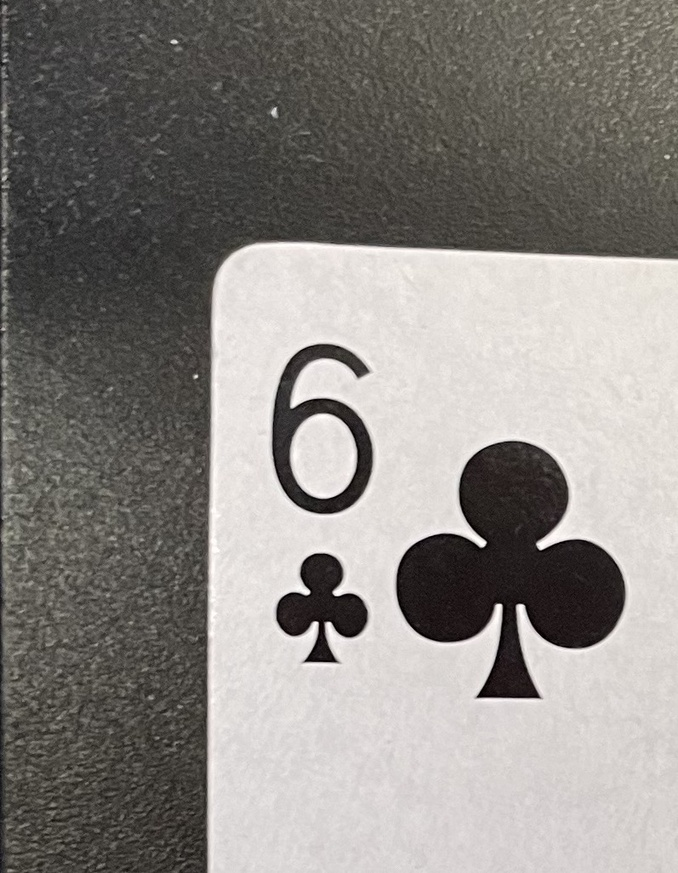
#> input picture Computer Vision/OLDSTUFF/example_cards/card2.jpg, 678 x 873 px, shrunk from 797 x 1026 before the run, found by its file name
$ python number_detector.py
#> lines starting #> are read from the running program, lines starting #| are printed output that depends on the picture; after the words box and inside, x2 and y2 are one past the last pixel; in counts of white or black regions, pixels touching at a corner belong together
import cv2
import numpy as np
import time
import os
import matplotlib.pyplot as plt

BKG_THRESH = 10
CARD_THRESH = 30


class QueryCard:
    def __init__(self):
        # [4 lines of commented-out code are left out]
        self.warp = []  # 200x300, flattened, grayed, blurred image
        self.rank_img = []  # Thresholded, sized image of card's rank
        #self.suit_img = []  # Thresholded, sized image of card's suit
        self.best_rank_match = "Unknown"  # Best matched rank
        #self.best_suit_match = "Unknown"  # Best matched suit
        self.rank_diff = 0  # Difference between rank image and best matched train rank image
        #self.suit_diff = 0  # Difference between suit image and best matched train suit image


class Train_ranks:
    """Structure to store information about train rank images."""

    def __init__(self):
        self.img = []  # Thresholded, sized rank image loaded from hard drive
        self.name = "Placeholder"


def load_ranks(filepath):
    """Loads rank images from directory specified by filepath. Stores
    them in a list of Train_ranks objects."""
#> called with filepath = 'card_imgs/'

    train_ranks = []
    i = 0

    for Rank in ['Ace', 'Two', 'Three', 'Four', 'Five', 'Six', 'Seven',
                 'Eight', 'Nine', 'Ten', 'Jack', 'Queen', 'King']:
        train_ranks.append(Train_ranks())
        train_ranks[i].name = Rank
        filename = Rank + '.jpg'
        train_ranks[i].img = cv2.imread(filepath + filename, cv2.IMREAD_GRAYSCALE)
        i = i + 1
#> i = 1

    return train_ranks


def preprocess_image(image):
    gray = cv2.cvtColor(image, cv2.COLOR_BGR2GRAY)
    blur = cv2.GaussianBlur(gray, (5, 5), 0)

    img_w, img_h = np.shape(image)[:2]
    print(img_w)
    print(img_h)
    bkg_level = gray[int(img_h / 100)][int(img_w / 2)]
    thresh_level = bkg_level + BKG_THRESH

    retval, thresh = cv2.threshold(blur, thresh_level, 255, cv2.THRESH_BINARY)

    return thresh

train_ranks = load_ranks('card_imgs/')
#> train_ranks = 13 items
image_filename = 'card2'
image_path = 'example_cards/' + image_filename + '.jpg'
img = cv2.imread(image_path, cv2.IMREAD_COLOR)
#> img is the input picture: shape (873, 678, 3); mean B, G, R 130.7, 134.6, 138.3
img = preprocess_image(img)
#| 873
#| 678
#> in preprocess_image, `bkg_level = gray[int(img_h / 100)][int(img_w / 2)]`: bkg_level = 83
#> in preprocess_image, `thresh_level = bkg_level + BKG_THRESH`: thresh_level = 93
#> in preprocess_image, `retval, thresh = cv2.threshold(blur, thresh_level, 255, cv2.THRESH_BIN..`:
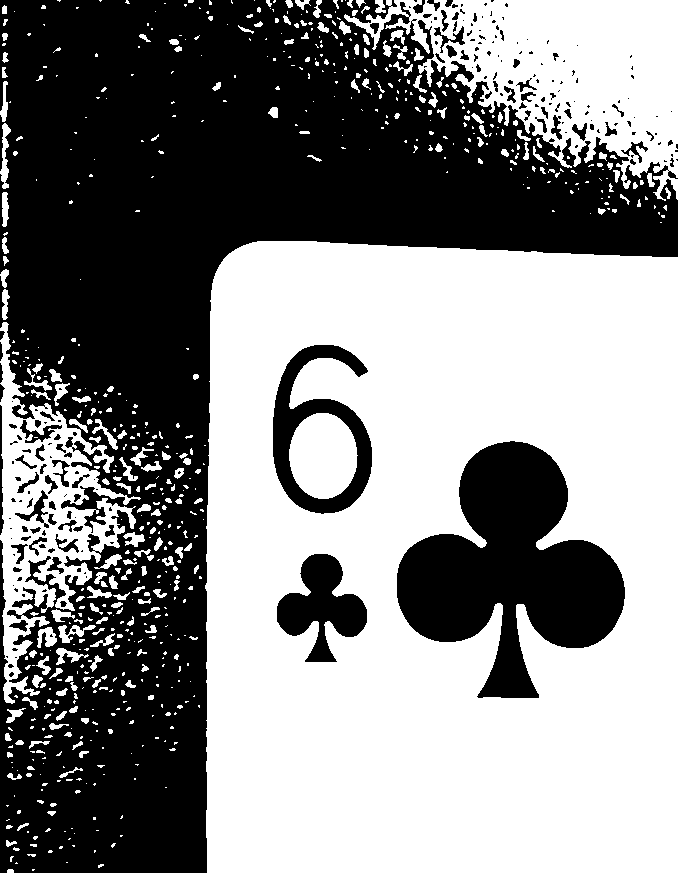
#> thresh: shape (873, 678); 53.1% white; 213 black regions (131 under 20 px)
plt.imshow(img)
plt.show()
contours, hierarchy = cv2.findContours(img, cv2.RETR_TREE, cv2.CHAIN_APPROX_SIMPLE)
#> contours = 898 contours, 653 with area under 20; largest, box (x1, y1, x2, y2) and area: (205, 241, 678, 873) 292057, (344, 0, 678, 201) 33432, (396, 440, 626, 699) 31724, (0, 322, 141, 704) 18560, (272, 344, 373, 515) 11209
draw = cv2.drawContours(img, contours, -1, (0,255,0), 3)
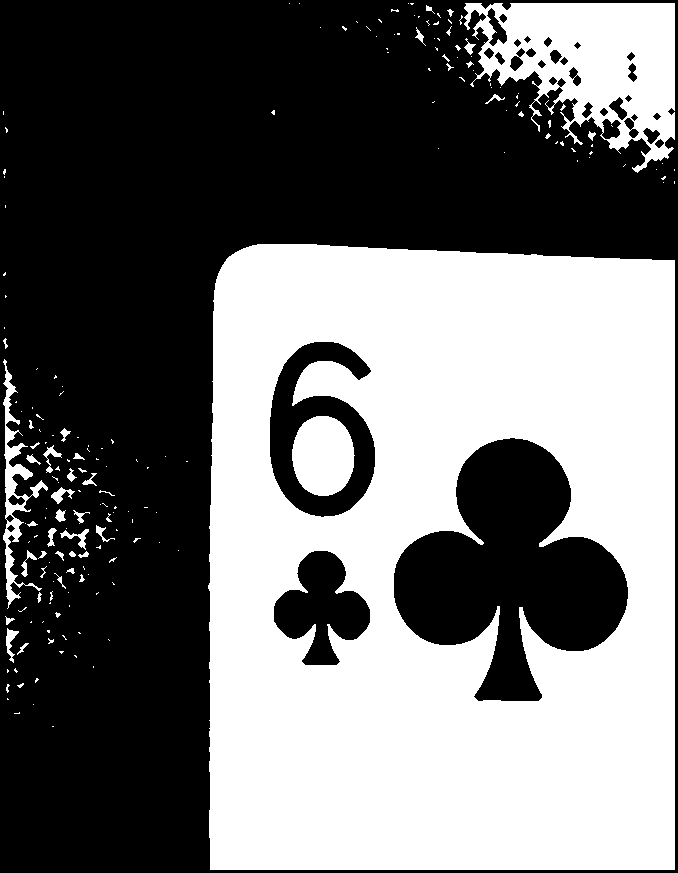
#> draw: shape (873, 678); 44.4% white; 193 white regions (147 under 20 px)


qCard = QueryCard()
qCard.contour = contours
#> qCard.contour has the same summary as contours
